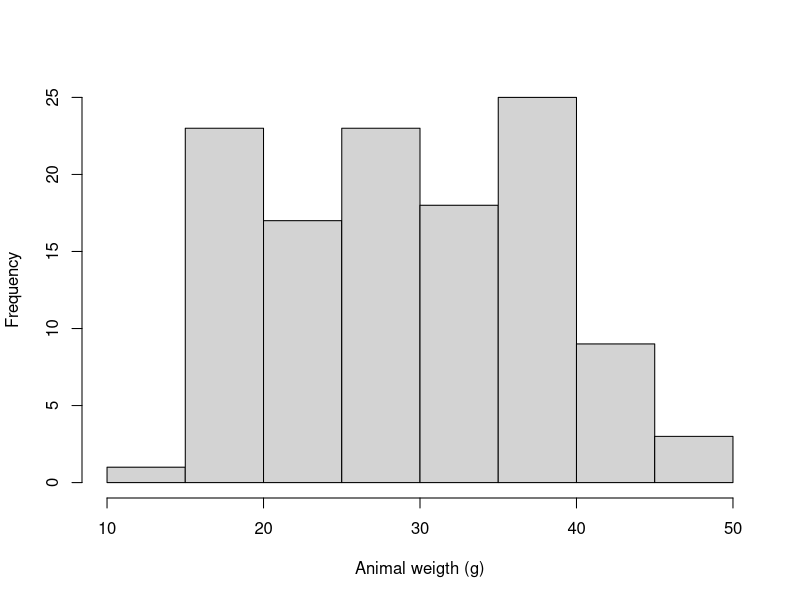
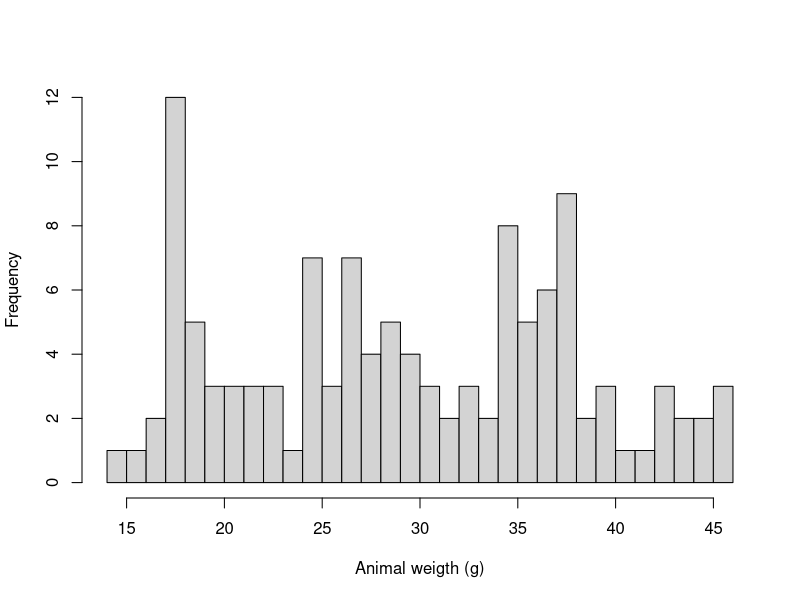
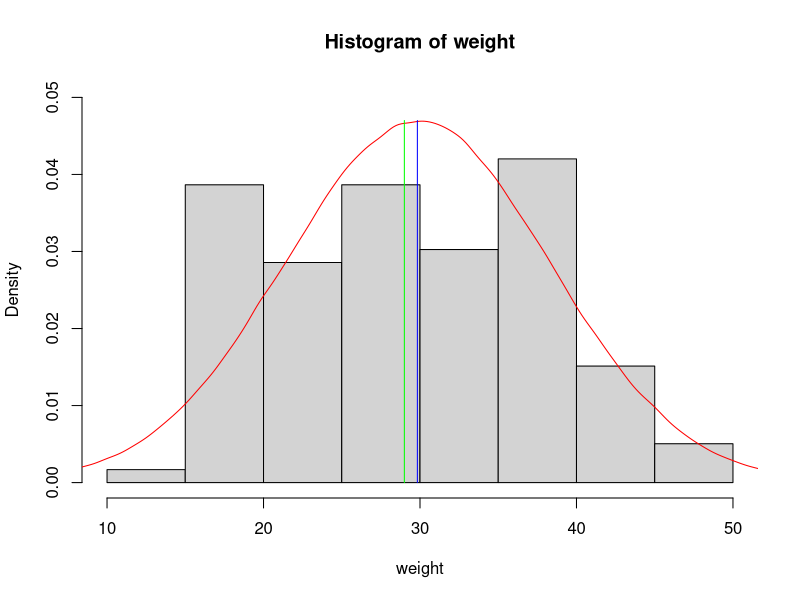
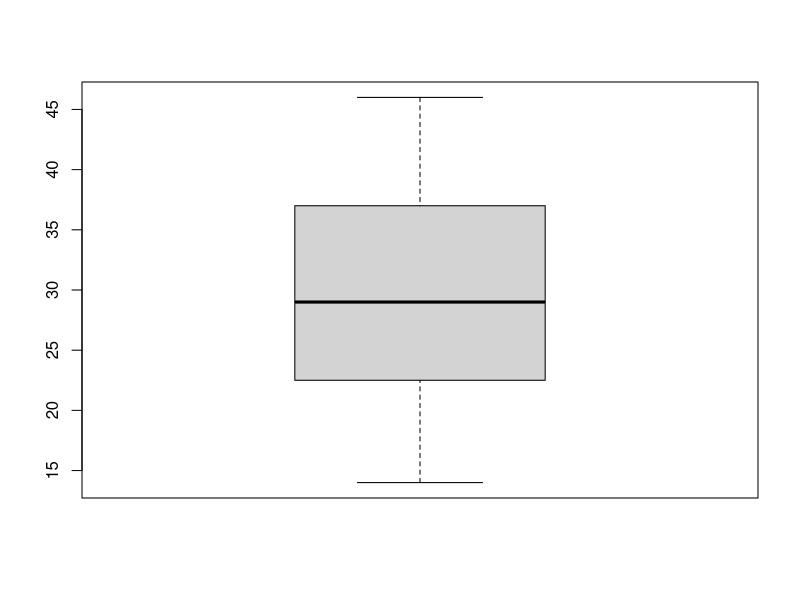
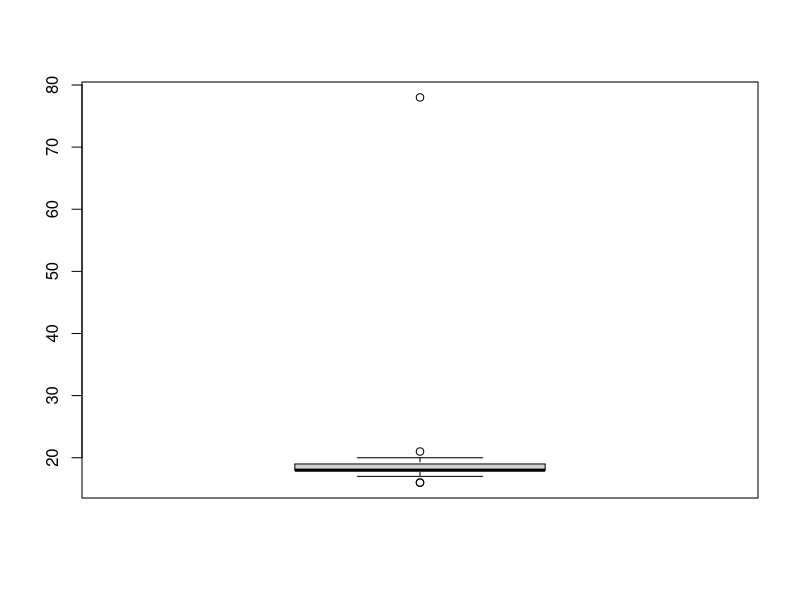
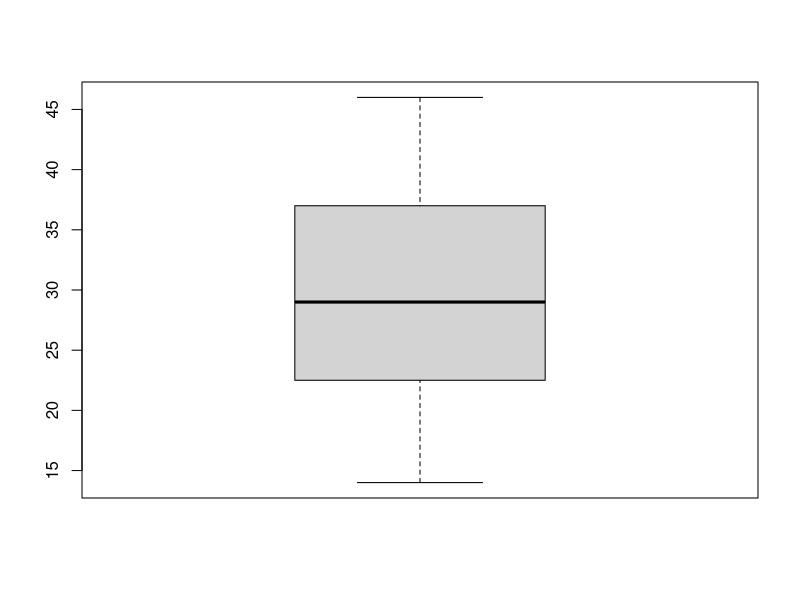
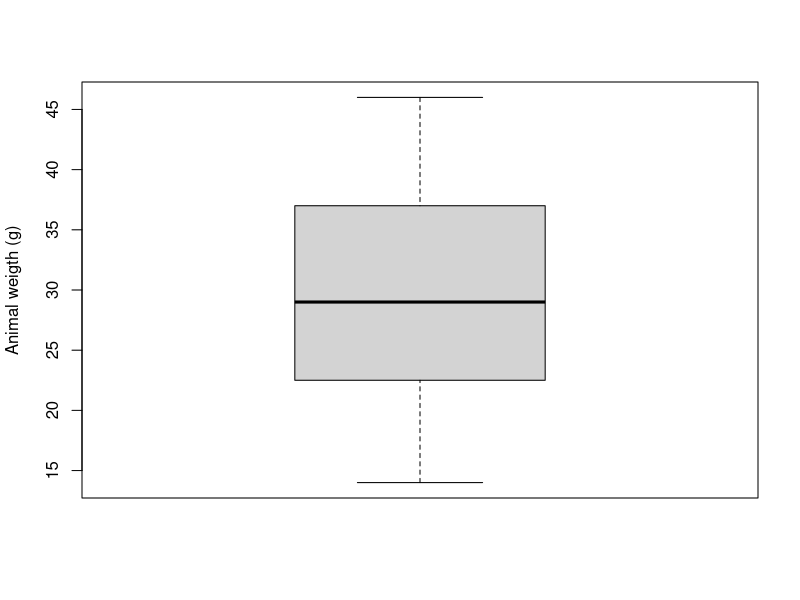
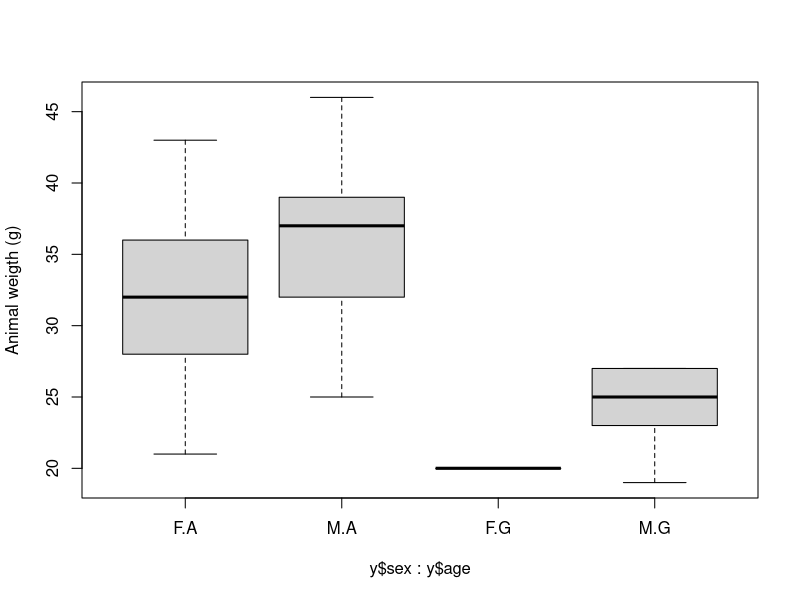

Recreate these plots in R, in order.
## ---- Data import ----

# using the read.csv function
y <- read.csv("data/captures.csv",sep=";") 
class(y) # this is a data frame
head(y) # we can see the first rows of our data frame

# or from an excel file:
# we need a specific package in this case, and we need to install it:
# # install.packages("xlsx") # the line is commented because you just need to run it once
# library(xlsx)
# # read in the worksheet named mysheet
# mydata <- read.xlsx("data/database_esercizio.xls", sheetName = "captures")
# class(mydata)
# head(mydata)

# install.packages("readxl")
library(readxl)
mydata <- read_excel("data/database_esercizio.xls", sheet = "captures")
class(mydata)
head(mydata)

## ---- Extract a column (i.e. a variable) -----
# we can do this using '$'
y$weight_g
length(y$weight_g)
dim(y)
# or subsetting the data frame, using square brackets '[ ]'
y["weight_g"]
y[,10] # the weight of the animals is stored in the 10th column
# Let's ask R what kind of variable we are dealing with, using the 'class' function again
class(y$weight_g)

w <- y$weight_g
w


## ---- Plot the data: 1) histogram ----

# histogram
# the function to plot an histogram is 'hist'
# let's see how it works
??histogram
?hist # this is the simplest way to get help in R! just a question mark!
hist(y$weight_g, main="", xlab="Animal weigth (g)") # with default break
hist(y$weight_g, breaks=30, main="", xlab="Animal weigth (g)") # we specified a single number giving
# the number of cells for the histogram


## ---- Central tendency measures ----

## the mean and the median
weight <- na.omit(y$weight_g)
# mean
mean(weight)
mean(y$weight_g)
# median
median(weight)
hist(weight,prob=T,ylim=c(0,0.05)) # prob=T for relative frequencies (density)
lines(density(rnorm(1000000,mean(weight),sd(weight))),col="red")
segments(mean(weight),0,mean(weight),0.047,col="blue")
segments(median(weight),0,median(weight),0.047,col="green")

## the mode
# R does not have a standard in-built function to calculate mode.
# So we create a user function to calculate mode of a data set in R.
# This function takes the vector as input and gives the mode value as output.
# Create the function.
getmode <- function(x) {
  uniqv <- unique(x)
  uniqv[which.max(tabulate(match(x, uniqv)))]
}
getmode(weight)


## ---- Dispersion measures ----

## range
range(weight)

## quantile
quantile(weight) # in R, quartiles are the default for the quantile function
median(weight)
?boxplot # check the range argument and its default value
boxplot(weight, range=0)
boxplot(na.omit(y$footlength_mm))
boxplot(weight)

## ---- Plot the data: 2) boxplot ----

# boxplot
boxplot(y$weight_g, ylab="Animal weigth (g)")
boxplot(y$weight_g ~ y$sex + y$age, ylab="Animal weigth (g)")
# exercise (by your own): do the same with the foot lenght
boxplot(y$footlength_mm, ylab="Foot length (mm)")

# summary
summary(weight)

## variance
var(weight)

## standard deviation
sd(weight)

## standard error
sd(weight)/sqrt(length(weight))
sd(weight)/sqrt(119)


## ---- Handling data in a data frame - common operations ----

# selecting subsets of data, according to their values
# library(dplyr)
library(tidyverse)
filter(y, trap_id > 43)
# or
y %>% filter(trap_id > 43)
filter(y, trap_id > 43 & occasion < 20)
filter(y, trap_id < 5 | trap_id > 65)
arrange(y, trap_id)

# multiple operations
y[,c("chip","trap_id")] %>% 
  filter(trap_id > 65) %>% 
  arrange(trap_id)

select(y, chip, trap_id)
y %>% 
  select(chip, trap_id) %>% 
  filter(trap_id > 65) %>% 
  arrange(trap_id)

# summarizing data within groups
names(y)
y$age
y %>% 
  group_by(age) %>% 
  summarise(mean.w = mean(na.omit(weight_g)))
y$sex
y %>% 
  group_by(age, sex) %>% 
  summarise(mean.w = mean(na.omit(weight_g)))
